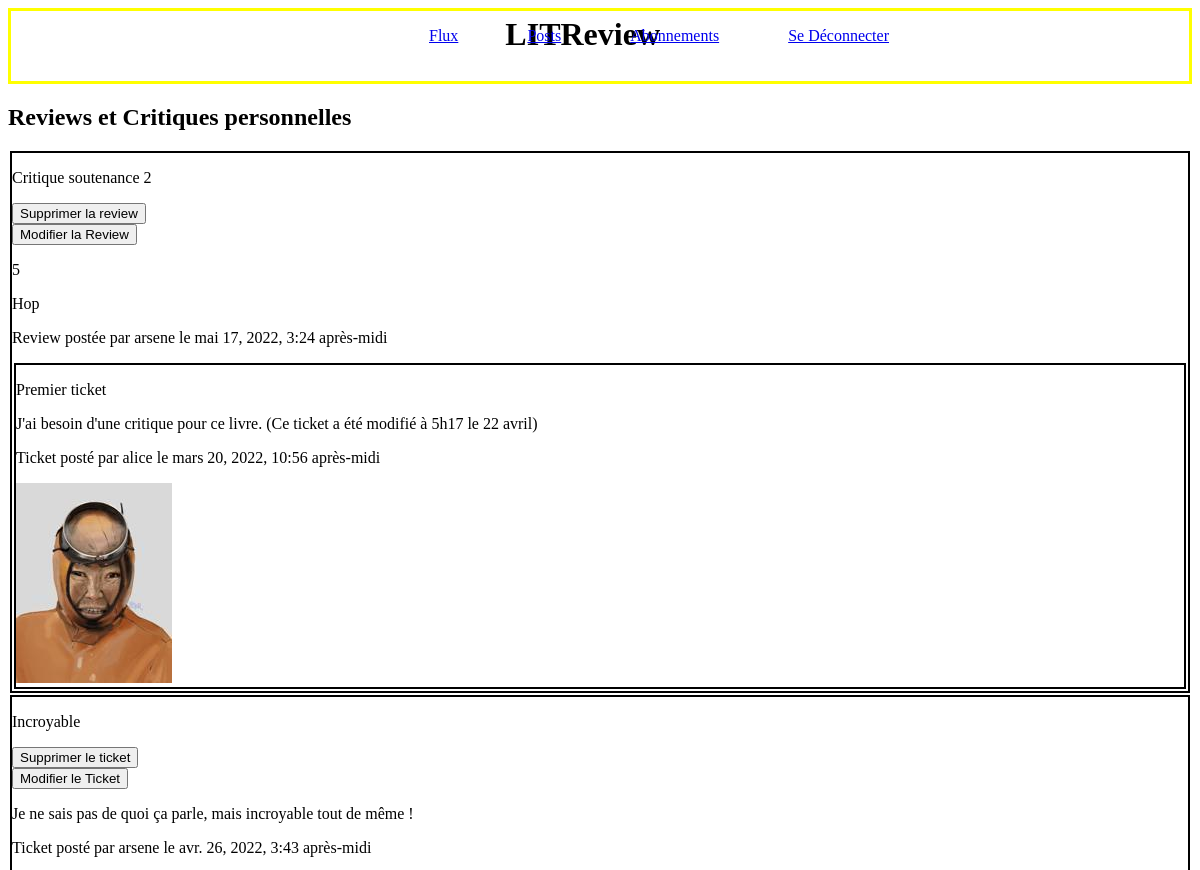
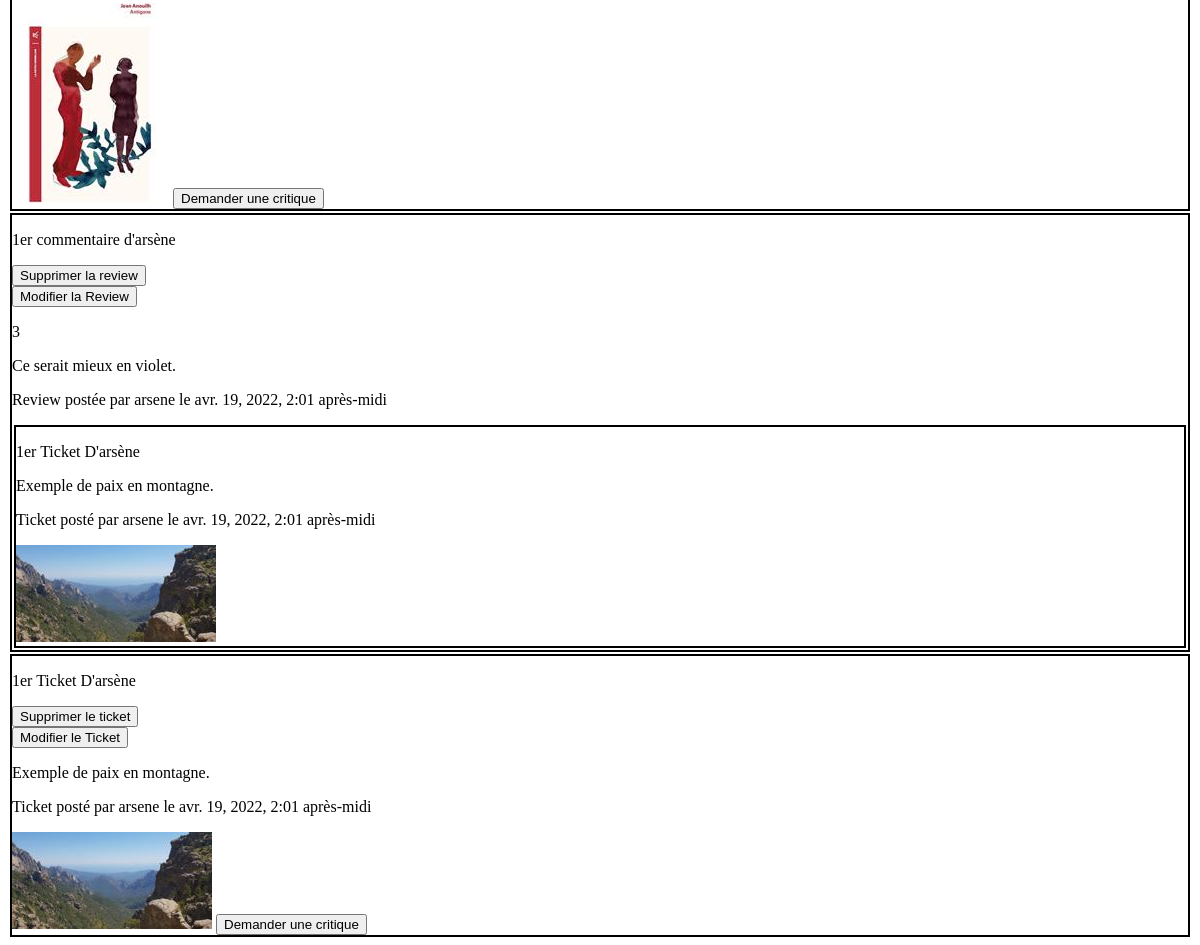
The app's page /own_posts/ (signed in) with its own data (2 pictures, top to bottom).
### Base/models.py (models this page shows, shortened)
class Review(models.Model):
    ticket = models.ForeignKey(to=Ticket, on_delete=models.CASCADE)
    rating = models.PositiveSmallIntegerField(\
        validators=[MinValueValidator(0), MaxValueValidator(5)], verbose_name="Note")
    headline = models.CharField(max_length=128, verbose_name="Titre")
    body = models.CharField(max_length=8192, blank=True, verbose_name="Commentaire")
    user = models.ForeignKey(\
        to=settings.AUTH_USER_MODEL, on_delete=models.CASCADE)
    time_created = models.DateTimeField(auto_now_add=True)

class Ticket(models.Model):
    IMG_MAX_SIZE = (200,200)
    title = models.CharField(max_length=128, verbose_name="Titre")
    description = models.TextField(max_length=2048, blank=True)
    user = models.ForeignKey(\
        to=settings.AUTH_USER_MODEL, on_delete=models.CASCADE)
    image = ImageField(null=True, blank=True)
    time_created = models.DateTimeField(auto_now_add=True)

### Base/views.py (the view, shortened to what this page needs)
# urls.py: path('own_posts/', b_views.own_posts, name='own_posts'),
@login_required
def own_posts(request):
    current_user = request.user
    tickets = models.Ticket.objects.filter(user=current_user)
    tickets = tickets.annotate(content_type=Value('TICKET', CharField()))
    reviews = models.Review.objects.filter(user=current_user)
    reviews = reviews.annotate(content_type=Value('REVIEW', CharField()))
    posts = chain(tickets, reviews)
    posts = sorted(
        posts,
        key= lambda post: post.time_created,
        reverse=True
    )
    return render(request, 'own_posts.html', context={'posts': posts,\
                                                        'section': 'Posts'})

### LITReview/templates/own_posts.html (shortened to what this page needs)
{% extends "Base.html" %}
{% block content %}
    <h2>Reviews et Critiques personnelles</h2>
    <div>
        {% for post in posts %}
            {% if post.content_type == 'TICKET' %}
                <div class="ticket">
                    <p>{{ post.title }}</p>
                    {% if post.user == request.user %}
                        <form method="POST">
                            <button type="submit" name="ticket_to_remove" value="{{ post.id }}">Supprimer le ticket</button>
                        </form>
                    {% endif %}
                    <a href="{% url 'ticket_modification' ticket_id=post.id %}"><button>Modifier le Ticket</button></a>
                    <p>{{ post.description }}</p>
                    <p>Ticket posté par {{post.user.username}} le {{post.time_created}}</p>
                    <img src="{{ post.image.url }}">
                    <a href="{% url 'review_creation' ticket_id=post.id %}"><button>Demander une critique</button></a>
                </div>
            {% elif post.content_type == 'REVIEW' %}
                <div class="review">
                    <p>{{ post.headline }}</p>
                    {% if post.user == request.user %}
                        <form method="POST">
                            <button type="submit" name="review_to_remove" value="{{ post.id }}">Supprimer la review</button>
                        </form>
                    {% endif %}
                    <a href="{% url 'review_modification' review_id=post.id %}"><button>Modifier la Review</button></a>
                    <p>{{ post.rating }}</p>
                    <p>{{ post.body }}</p>
                    <p>Review postée par {{post.user.username}} le {{post.time_created}}</p>
                    <div class="ticket">
                        <p>{{ post.ticket.title }}</p>
                        <p>{{ post.ticket.description }}</p>
                        <p>Ticket posté par {{post.ticket.user.username}} le {{post.ticket.time_created}}</p>
                        <img src="{{ post.ticket.image.url }}">
                    </div>
                </div>
            {% endif %}
        {% endfor %}
    </div>
{% endblock %}

### Base/static/css/style.css (style rules this page uses)
.ticket { border: 2px solid black; margin: 2px; }
.review { border: 2px solid black; margin: 2px; }

### records on screen
Review: headline "Critique soutenance 2", rating "5", body "Hop", user.username "arsene", time_created "mai 17, 2022, 3:24 après-midi", ticket "Premier ticket", ticket.description "J'ai besoin d'une critique pour ce livre. (Ce ticket a été modifié à 5h17 le 22 avril)", ticket.user.username "alice", ticket.time_created "mars 20, 2022, 10:56 après-midi", ticket.image (picture)
Ticket: title "Incroyable", {{ post.id }} 5 (drawn), description "Je ne sais pas de quoi ça parle, mais incroyable tout de même !", user.username "arsene", time_created "avr. 26, 2022, 3:43 après-midi", image (picture)
Review: headline "1er commentaire d'arsène", {{ post.id }} 1 (drawn), rating "3", body "Ce serait mieux en violet.", user.username "arsene", time_created "avr. 19, 2022, 2:01 après-midi", ticket "1er Ticket D'arsène", ticket.description "Exemple de paix en montagne.", ticket.user.username "arsene", ticket.time_created "avr. 19, 2022, 2:01 après-midi", ticket.image (picture)
Ticket: title "1er Ticket D'arsène", {{ post.id }} 4 (drawn), description "Exemple de paix en montagne.", user.username "arsene", time_created "avr. 19, 2022, 2:01 après-midi", image (picture)
